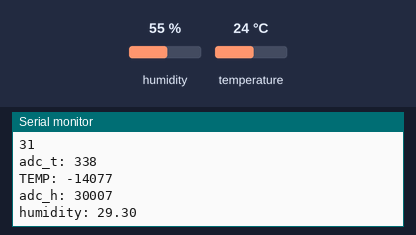
A sketch run on a simulated Arduino Uno, built with avr-gcc and run on an emulated ATmega328P. Shown: the last lines printed to the serial monitor. Wiring (inferred from the names in the program): BME280 sensor at I2C address 0x76. Inputs (shaded band) come from the test bench; at power-on: humidity 55 %, temperature 24 °C.

Above: at 1.2 s.
1.3 s: humidity set to 22 %
At 2.6 s:
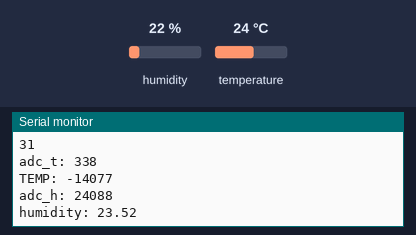
2.8 s: temperature set to 12 °C
At 4.0 s:
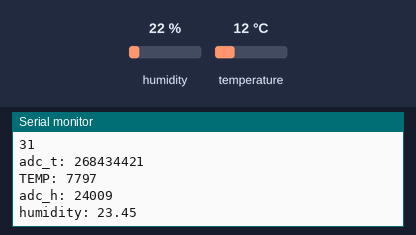
4.3 s: humidity set to 40 %
At 6.1 s:
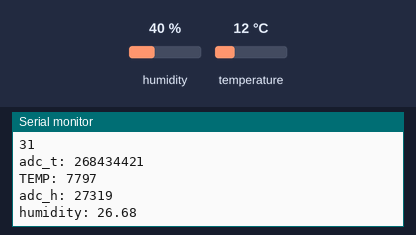
Timing chart, 0 to 7.6 s (numbered marks = the images above; inputs shaded):
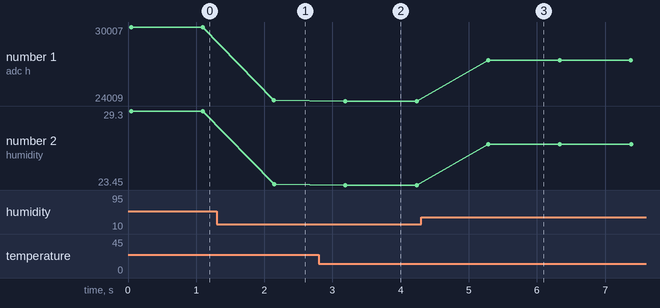

The sketch:

BME280test.ino
```cpp
#include <Wire.h>

// Datasheet p31
// i2c slave address tie SDO to GND for 0x76, to VDDIO for 0x77
#define BME280_ADDRESS 0x76

// Datasheet p22
#define BME280_ADD_COMPENSATION1 0x88
#define BME280_COMP1_LENGTH 25 // 0x88...0xA1
#define BME280_ADD_COMPENSATION2 0xE1
#define BME280_COMP2_LENGTH 7 // 0xE1...0xE7


// Datasheet p28,29
#define BME280_ADD_PRESS 0xF7
#define BME280_ADD_TEMP 0xFA
#define BME280_ADD_HUM 0xFD


#define BME280_ADD_CTRL_MEAS 0xF4


// Datasheet p26
#define BME280_ADD_CTRL_HUM 0xF2


// Datasheet p27
#define BME280_OVERSAMPLE_SKIP 0
#define BME280_OVERSAMPLE_1	1
#define BME280_OVERSAMPLE_2 2
#define BME280_OVERSAMPLE_4 3
#define BME280_OVERSAMPLE_8 4
#define BME280_OVERSAMPLE_16 5

#define BME280_MODE_SLEEP 0
#define BME280_MODE_FORCE 1
#define BME280_MODE_NORMAL 3


void setup() {
	Serial.begin(115200);
	Wire.begin(BME280_ADDRESS);
	set_hum_mode(BME280_OVERSAMPLE_16);
	set_mode(BME280_OVERSAMPLE_1, BME280_OVERSAMPLE_1, BME280_MODE_NORMAL);
}

uint16_t dig_T1;
int16_t dig_T2;
int16_t dig_T3;

int16_t dig_P1;
int16_t dig_P2;
int16_t dig_P3;
int16_t dig_P4;
int16_t dig_P5;
int16_t dig_P6;
int16_t dig_P7;
int16_t dig_P8;
int16_t dig_P9;

int16_t dig_H1;
int16_t dig_H2;
int16_t dig_H3;
int16_t dig_H4;
int16_t dig_H5;
int16_t dig_H6;


int32_t adc_temperature;
int32_t temperature;
int32_t adc_humidity;
int32_t humidity;

void loop() {

	read_calibration();

	adc_temperature = read_temp_adc();
	Serial.print("\n\nadc_t: ");
	Serial.print(adc_temperature);
	Serial.println("\n\n");

	temperature = calculate_temp(adc_temperature);

	Serial.print("\n\nTEMP: ");
	Serial.print(temperature);
	Serial.println("\n\n");

	adc_humidity = read_hum_adc();
	Serial.print("\n\nadc_h: ");
	Serial.print(adc_humidity);
	Serial.println("\n\n");
	humidity = calculate_humidity(adc_humidity);
	Serial.print("\n\nhumidity: ");
	Serial.print((float)adc_humidity/1024.0f);
	Serial.println("\n\n");

	delay(1000);

}


// Datasheet p23
int32_t t_fine;
int32_t calculate_temp(int32_t adc_T) {
	int32_t var1, var2, T;
	var1 = ((((adc_T>>3) - ((int32_t)dig_T1<<1))) * ((int32_t)dig_T2)) >> 11;
	var2 = (((((adc_T>>4) - ((int32_t)dig_T1))*((adc_T>>4) - ((int32_t)dig_T1))) >> 12)*((int32_t)dig_T3)) >> 14;
	t_fine = var1 + var2;
	T  = (t_fine * 5 + 128) >> 8;
	return T;
}

// Datasheet p23
int32_t calculate_humidity(int32_t adc_H) {
	int32_t v_x1_u32r;
	v_x1_u32r = (t_fine - ((int32_t)76800));
	v_x1_u32r = (((((adc_H << 14) - (((int32_t)dig_H4) << 20) - (((int32_t)dig_H5) * v_x1_u32r)) +
		((int32_t)16384)) >> 15) * (((((((v_x1_u32r * ((int32_t)dig_H6)) >> 10) * (((v_x1_u32r *
		((int32_t)dig_H3)) >> 11) + ((int32_t)32768))) >> 10) + ((int32_t)2097152)) *
		((int32_t)dig_H2) + 8192) >> 14));
	v_x1_u32r = (v_x1_u32r - (((((v_x1_u32r >> 15) * (v_x1_u32r >> 15)) >> 7) * ((int32_t)dig_H1)) >> 4));
	v_x1_u32r = (v_x1_u32r < 0 ? 0 : v_x1_u32r);
	v_x1_u32r = (v_x1_u32r > 419430400 ? 419430400 : v_x1_u32r);
	return (uint32_t)(v_x1_u32r>>12);

	return 0;
}

// Datasheet p22
void read_calibration() {
	Wire.beginTransmission(BME280_ADDRESS);
	Wire.write(BME280_ADD_COMPENSATION1);
	Wire.endTransmission();
	Wire.requestFrom(BME280_ADDRESS, BME280_COMP1_LENGTH);

	uint8_t buf[BME280_COMP1_LENGTH + BME280_COMP2_LENGTH];
	delay(10);
	int i = 0;
	while(Wire.available()) {
		buf[i++] = Wire.read();
	}

	Wire.beginTransmission(BME280_ADDRESS);
	Wire.write(BME280_ADD_COMPENSATION2);
	delay(10);
	Wire.endTransmission();
	Wire.requestFrom(BME280_ADDRESS, BME280_COMP2_LENGTH);
	while(Wire.available()) {
		buf[i++] = Wire.read();
	}

	i = 0;

	// 0x88
	dig_T1 = buf[i++] + (buf[i++]<<8); // unsigned short
	dig_T2 = buf[i++] + (buf[i++]<<8); // signed short
	dig_T3 = buf[i++] + (buf[i++]<<8); // signed short

	// 0x8E
	dig_P1 = buf[i++] + (buf[i++]<<8); // unsigned short
	dig_P2 = buf[i++] + (buf[i++]<<8); // signed short
	dig_P3 = buf[i++] + (buf[i++]<<8); // signed short
	dig_P4 = buf[i++] + (buf[i++]<<8); // signed short
	dig_P5 = buf[i++] + (buf[i++]<<8); // signed short
	dig_P6 = buf[i++] + (buf[i++]<<8); // signed short
	dig_P7 = buf[i++] + (buf[i++]<<8); // signed short
	dig_P8 = buf[i++] + (buf[i++]<<8); // signed short
	dig_P9 = buf[i++] + (buf[i++]<<8); // signed short

	// 0xA1
	dig_H1 = buf[i++]; 									// unsigned char
	dig_H2 = buf[i++] + (buf[i++]<<8); // signed short
	dig_H3 = buf[i++];									// unsigned char

	// wtf?! notice we dont increment i as we will need same byte in next step
	dig_H4 = (buf[i++]<<5) | (buf[i] & 0b00001111);  // signed short
	dig_H5 = (buf[i++] & 0b00001111) + (buf[i++]<<4);
	dig_H6 = buf[i]; // signed char

	Serial.println(i); // make sure we kept proper count
//	Serial.print("dig_T1: ");
//	Serial.print(dig_T1);
//	Serial.print("\tdig_T2: ");
//	Serial.print(dig_T2);
//	Serial.print("\tdig_T3: ");
//	Serial.println(dig_T3);
}

int32_t read_temp_adc() {
	Wire.beginTransmission(BME280_ADDRESS);
	Wire.write(BME280_ADD_TEMP);
	Wire.endTransmission();
	Wire.requestFrom(BME280_ADDRESS, 3);
	uint8_t buf[3];
	delay(10);
	int i = 0;
	while(Wire.available()) {

		buf[i++] = Wire.read();
//		Serial.print("adc buf ");
//		Serial.print(i-1);
//		Serial.print(": ");
//		Serial.println((uint8_t)buf[i-1]);
	}
	uint32_t adc_t = 0;
	// msb, lsb, xlsb
	adc_t = (buf[0] << 16) + (buf[1] << 8) + buf[2];
	adc_t = adc_t >> 4;
	return adc_t;
}

int32_t read_hum_adc() {
	Wire.beginTransmission(BME280_ADDRESS);
	Wire.write(BME280_ADD_HUM);
	Wire.endTransmission();
	Wire.requestFrom(BME280_ADDRESS, 2);
	uint8_t buf[2];
	delay(10);
	int i = 0;
	while(Wire.available()) {
		buf[i++] = Wire.read();
	}
	uint32_t adc_h = 0;
	adc_h = (buf[0] << 8) + buf[1];
	return adc_h;
}

// Datasheet p27
void set_mode(uint8_t osrs_t, uint8_t osrs_p, uint8_t mode) {

	uint8_t ctrl_meas = (osrs_t<<5) | (osrs_p<<2) | mode;

	Wire.beginTransmission(BME280_ADDRESS);
	Wire.write(BME280_ADD_CTRL_MEAS);
	Wire.write(ctrl_meas);
	Wire.endTransmission();
}

// per Datasheet p25 changes to this register only become active after
// write to ctrl_meas register !!
void set_hum_mode(uint8_t osrs_h) {
	Wire.beginTransmission(BME280_ADDRESS);
	Wire.write(BME280_ADD_CTRL_HUM);
	Wire.write(osrs_h);
	Wire.endTransmission();
}
```

Measured:
- after the input at 1.3 s, the serial monitor: prints a new line after 0.84 s (image 1)
- after the input at 2.8 s, the serial monitor: prints a new line after 0.38 s (image 2)
- after the input at 4.3 s, the serial monitor: prints a new line after 0.98 s (image 3)
- plotted number 1: 30007 → 24088 after the input at 1.3 s, 24088 → 24009 after the input at 2.8 s, 24009 → 27319 after the input at 4.3 s
- plotted number 2: 29.3 → 23.52 after the input at 1.3 s, 23.52 → 23.45 after the input at 2.8 s, 23.45 → 26.68 after the input at 4.3 s
